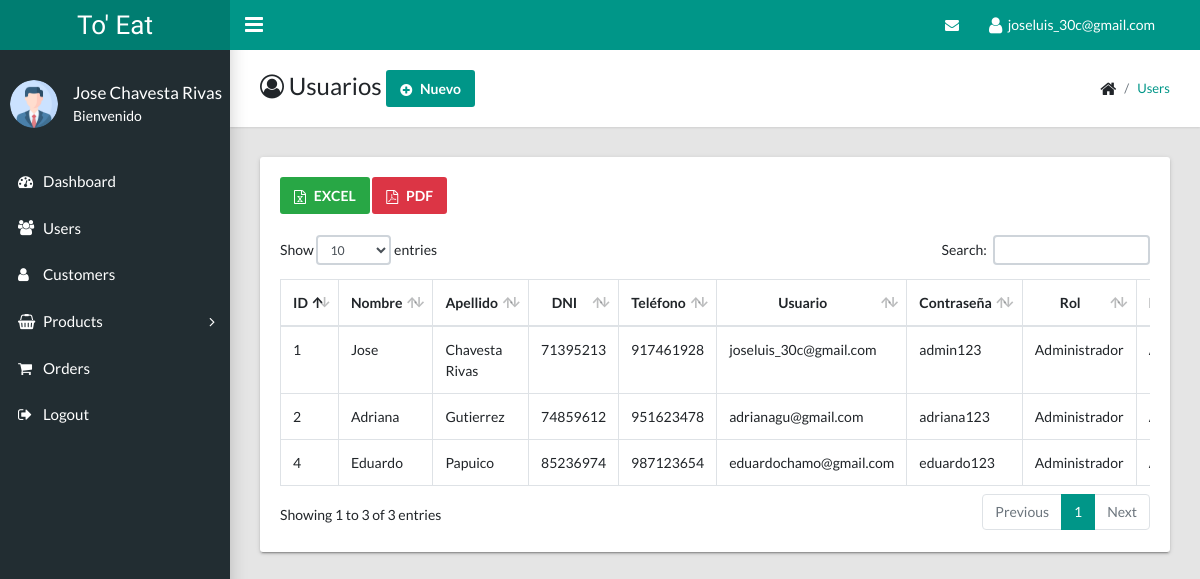
Page /Views/usuarios.php (signed in) on the committed database.
### tables this page shows
CREATE TABLE `usu_empleado` (
  `id_usu_emple` int(11) NOT NULL,
  `nombre_emple` varchar(70) DEFAULT NULL,
  `apellido_emple` varchar(70) DEFAULT NULL,
  `dni_emple` varchar(8) DEFAULT NULL,
  `telefono_emple` varchar(9) DEFAULT NULL,
  `usuario` varchar(70) DEFAULT NULL,
  `contra` varchar(100) DEFAULT NULL,
  `id_tipousu` int(11) DEFAULT NULL,
  `estado` varchar(10) DEFAULT NULL
);

CREATE TABLE `tipo_usuario` (
  `id_tipousu` int(11) NOT NULL,
  `nombre_usu` varchar(50) DEFAULT NULL
);

### Views/usuarios.php (the view, shortened to what this page needs)
<?php
  require_once("../Template/header_admin.php");
?>
<?php $sql="SELECT * FROM usu_empleado e INNER JOIN tipo_usuario t on e.id_tipousu=t.id_tipousu "; $resultado=mysqli_query($con,$sql); ?>
    <main class="app-content">
      <div class="app-title">
        <div>
          <h1><i class="fa fa-user-circle-o"></i> Usuarios
            <button class="btn btn-primary" type="button" data-toggle="modal" data-target="#modalFormUsuario" ><i class="fa fa-plus-circle"></i> Nuevo</button>
          </h1>
        </div>
        <ul class="app-breadcrumb breadcrumb">
          <li class="breadcrumb-item"><i class="fa fa-home fa-lg"></i></li>
          <li class="breadcrumb-item"><a href="usuarios.php">Users</a></li>
        </ul>
      </div>
      <div class="row">
        <div class="col-md-12">
          <div class="tile"><a href="excel/usuarios.php" target="blank"class="btn btn-success"><i class="fa fa-file-excel-o"></i> EXCEL</a>&nbsp;<a href="pdf/usuarios.php"target="blank" class="btn btn-danger"><i class="fa fa-file-pdf-o"></i> PDF</a>
            <div class="tile-body"><br>
              <div class="table-responsive">
                <table class="table table-hover table-bordered" id="sampleTable">
                  <thead class="text-center">
                    <tr>
                      <th>ID</th>
                      <th>Nombre</th>
                      <th>Apellido</th>
                      <th>DNI</th>
                      <th>Teléfono</th>
                      <th>Usuario</th>
                      <th>Contraseña</th>
                      <th>Rol</th>
                      <th>Estado</th>
                    </tr>
                  </thead>
                  <tbody>
                    <?php while ($fila=mysqli_fetch_assoc($resultado)){ ?>
                    <tr>
                      <td><?php echo $fila['id_usu_emple']; ?></td>
                      <td><?php echo $fila['nombre_emple']; ?></td>
                      <td><?php echo $fila['apellido_emple']; ?></td>
                      <td><?php echo $fila['dni_emple']; ?></td>
                      <td><?php echo $fila['telefono_emple']; ?></td>
                      <td><?php echo $fila['usuario']; ?></td>
                      <td><?php echo $fila['contra']; ?></td>
                      <td><?php echo $fila['nombre_usu']; ?></td>
                      <td><?php echo $fila['estado']; ?></td>
                   </tr>
                  <?php } ?>
                  </tbody>
                </table>
              </div>
            </div>
          </div>
        </div>
      </div>
    </main>
<?php require_once("../Template/footer_admin.php"); ?>

### rows in the picture
usu_empleado: id_usu_emple "1", nombre_emple "Jose", apellido_emple "Chavesta Rivas", dni_emple "71395213", telefono_emple "917461928", usuario "joseluis_30c@gmail.com", contra "admin123", id_tipousu.nombre_usu "Administrador"
usu_empleado: id_usu_emple "2", nombre_emple "Adriana", apellido_emple "Gutierrez", dni_emple "74859612", telefono_emple "951623478", usuario "adrianagu@gmail.com", contra "adriana123", id_tipousu.nombre_usu "Administrador"
usu_empleado: id_usu_emple "4", nombre_emple "Eduardo", apellido_emple "Papuico", dni_emple "85236974", telefono_emple "987123654", usuario "eduardochamo@gmail.com", contra "eduardo123", id_tipousu.nombre_usu "Administrador"

### other values in the picture
$_SESSION['usu'] "joseluis_30c@gmail.com"
$_SESSION['nomb'] "Jose"
$_SESSION['ape'] "Chavesta Rivas"
